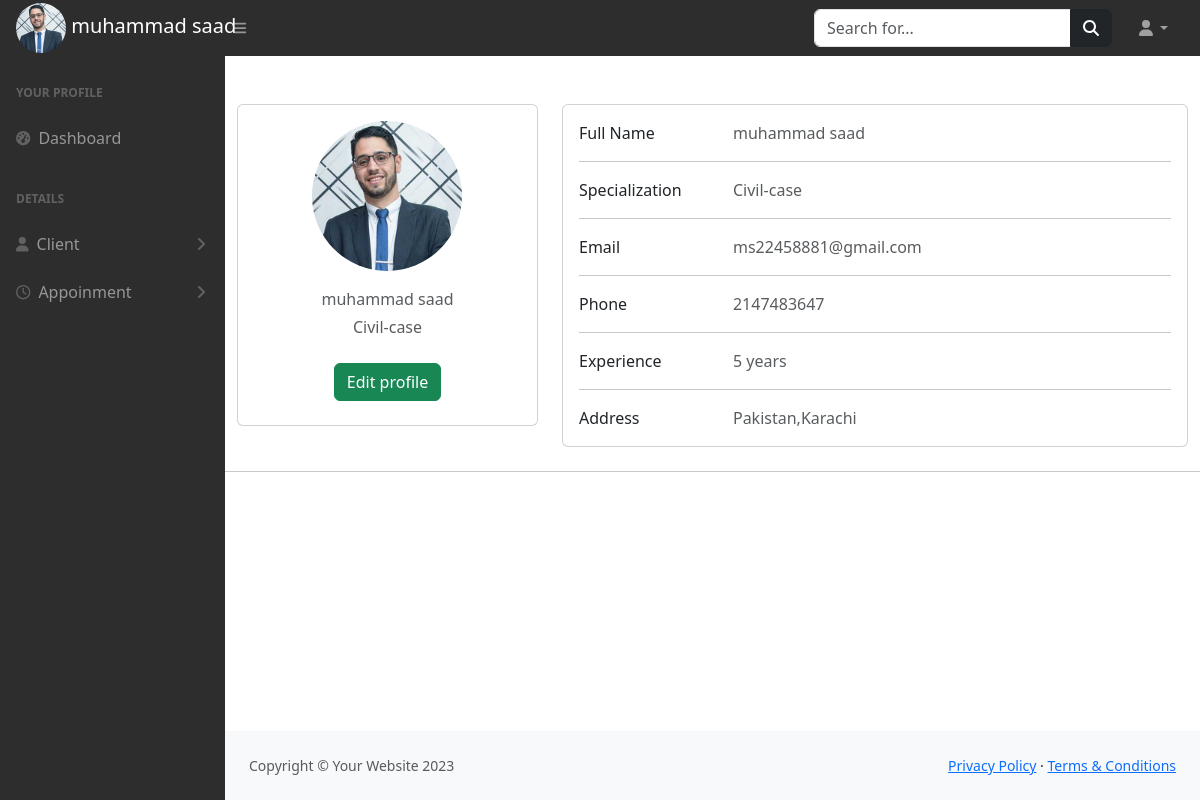
Page /lawyer-panel/lawyer.php (signed in) on the committed database.
### tables this page shows
CREATE TABLE `lawyer` (
  `id` int(255) NOT NULL,
  `name` varchar(255) NOT NULL,
  `case` int(255) NOT NULL,
  `email` varchar(255) NOT NULL,
  `password` varchar(255) NOT NULL,
  `phone` int(255) NOT NULL,
  `experience` varchar(255) NOT NULL,
  `address` text NOT NULL,
  `image` varchar(255) NOT NULL
);

CREATE TABLE `cases` (
  `cid` int(255) NOT NULL,
  `case_name` varchar(255) NOT NULL
);

### lawyer-panel/lawyer.php (the view, shortened to what this page needs)
<?php
include('includes/header.php');
include('includes/topbar.php');
include('includes/sidebar.php');
include("../config.php");
$lawyer_id=$_SESSION['id'];
$profile="SELECT*FROM `lawyer` as l inner join `cases` as c on l.case=c.cid where id='$lawyer_id'";
$query=mysqli_query($connection,$profile);
if (mysqli_num_rows($query)>0) {
  while ($data=mysqli_fetch_assoc($query)) {
?>
  <section >
  <div class="container  mt-5 ">
    <div class="row">
      <div class="col-lg-4">
        <div class="card mb-4 ">
          <div class="card-body text-center">
          <img src="<?php echo '../admin-panel/image/' .$data['image']?>" alt="avatar"
              class="rounded-circle img-fluid" style="width: 150px;height:150px">
            <p class="text-muted mb-1"><?php echo $data['name']?></p>
            <p class="text-muted mb-4"><?php echo $data['case_name']?></p>
            <div class="d-flex justify-content-center mb-2">
              <a href="updatelawyer.php?id=<?php echo $data['id']?>" class="btn btn-success">Edit profile</a>
            </div>
          </div>
        </div>
      </div>
      <div class="col-lg-8">
        <div class="card mb-4">
          <div class="card-body">
            <div class="row">
              <div class="col-sm-3">
                <p class="mb-0">Full Name</p>
              </div>
              <div class="col-sm-9">
                <p class="text-muted mb-0"><?php echo $data['name']?></p>
              </div>
            </div>
            <hr>
            <div class="row">
              <div class="col-sm-3">
                <p class="mb-0">Specialization</p>
              </div>
              <div class="col-sm-9">
                <p class="text-muted mb-0"><?php echo $data['case_name']?></p>
              </div>
            </div>
            <hr>
            <div class="row">
              <div class="col-sm-3">
                <p class="mb-0">Email</p>
              </div>
              <div class="col-sm-9">
                <p class="text-muted mb-0"><?php echo $data['email']?></p>
              </div>
            </div>
            <hr>
            <div class="row">
              <div class="col-sm-3">
                <p class="mb-0">Phone</p>
              </div>
              <div class="col-sm-9">
                <p class="text-muted mb-0"><?php echo $data['phone']?></p>
              </div>
            </div>
            <hr>
            <div class="row">
              <div class="col-sm-3">
                <p class="mb-0">Experience</p>
              </div>
              <div class="col-sm-9">
                <p class="text-muted mb-0"><?php echo $data['experience']?> years</p>
              </div>
            </div>
            <hr>
            <div class="row">
              <div class="col-sm-3">
                <p class="mb-0">Address</p>
              </div>
              <div class="col-sm-9">
                <p class="text-muted mb-0"><?php echo $data['address']?></p>
              </div>
            </div>
          </div>
        </div>
      </div>
      <hr>
      </section>
<?php
 }
}
?>
</body>
</html>
<?php
include('includes/footer.php');
?>

### lawyer-panel/includes/topbar.php (shortened to what this page needs)
<nav class="sb-topnav navbar navbar-expand navbar-dark" style="background-color:#2e2d2d;" >
            <?php
            include("../config.php");
            $id=$_SESSION['id'];
            $query="SELECT*FROM `lawyer` as l inner join `cases` as c on l.case=c.cid where id='$id'";
            $run=mysqli_query($connection,$query);
            if (mysqli_num_rows($run)>0) {
                while ($data=mysqli_fetch_assoc($run)) {
            ?>
            <a class="navbar-brand ps-3 mt-3 mb-3 " href="">
                <img src="<?php echo '../admin-panel/image/' .$data['image']?>" width="50px" style="border-radius:25px;"  alt="">
                <span><?php echo $data['name']?></span>
            </a>
            <?php }
            } ?>
            <button class="btn btn-link btn-sm order-1 order-lg-0 me-4 me-lg-0" id="sidebarToggle" href="#!"><i class="fas fa-bars"></i></button>
            <form class="d-none d-md-inline-block form-inline ms-auto me-0 me-md-3 my-2 my-md-0">
                <div class="input-group">
                    <input class="form-control" type="text" placeholder="Search for..." aria-label="Search for..." aria-describedby="btnNavbarSearch" />
                    <button class="btn btn-dark" id="btnNavbarSearch" type="button"><i class="fas fa-search"></i></button>
                </div>
            </form>
            <ul class="navbar-nav ms-auto ms-md-0 me-3 me-lg-4">
                <li class="nav-item dropdown">
                    <a class="nav-link dropdown-toggle" id="navbarDropdown" href="#" role="button" data-bs-toggle="dropdown" aria-expanded="false"><i class="fas fa-user fa-fw"></i></a>
                </li>
            </ul>
        </nav>

### rows in the picture
lawyer: image (picture), name "muhammad saad", case.case_name "Civil-case", email "ms22458881@gmail.com", phone "2147483647", experience "5", address "Pakistan,Karachi"
